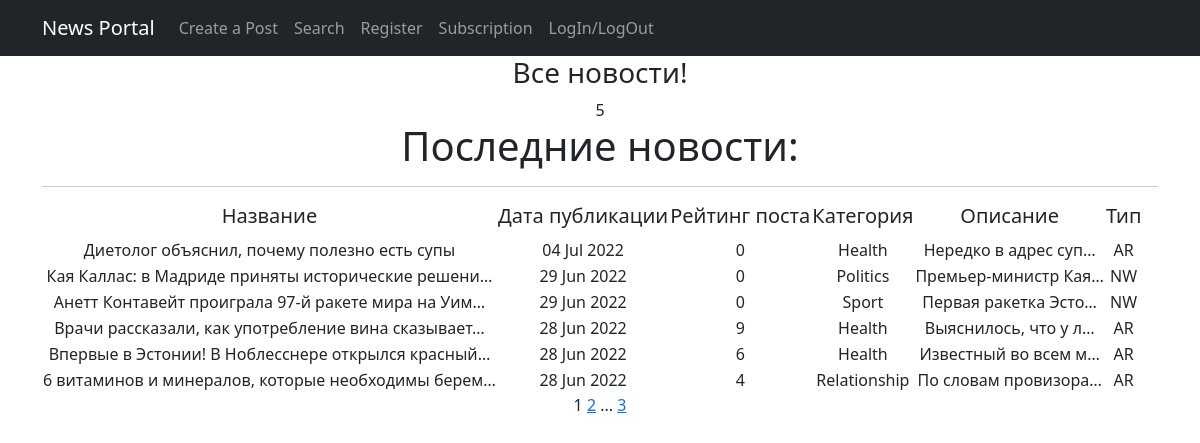
/posts/, run on an earlier commit of the app's database.
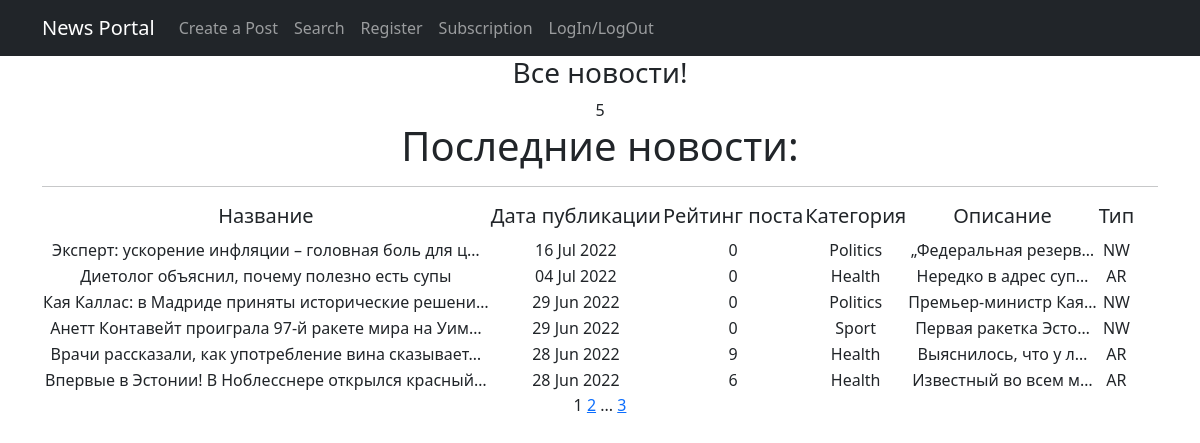
And on a later commit of the database.
### NewsPortal/models.py (models this page shows, shortened)
class Post(models.Model):
    author = models.ForeignKey(Author, on_delete=models.CASCADE)    #публикация имеет связь один к многим, поскольку
    NEWS = 'NW'
    ARTICLE = 'AR'
    CATEGORY_CHOICES = (
        (NEWS, 'Новость'),
        (ARTICLE, 'Статья'),
    )
    category_type = models.CharField(max_length=2, choices=CATEGORY_CHOICES, default=ARTICLE)   #поле категории
    datecreation = models.DateTimeField(auto_now_add=True)  #выбираем свойство сохранения автоматического время создания
    postCategory = models.ManyToManyField(Category, through='PostCategory')     #связь многие к многим, поскольку
    title = models.CharField(max_length=128)    #ставим среднее колисетво символов для названия
    text = models.TextField()   #неограниченное количсество символов для самой новости или статьи
    rating = models.SmallIntegerField(default=0)    #рейтинг статьи по умолчанию 0

class Category(models.Model):
    name = models.CharField(max_length=64, unique=True) #название категории не будет длинным словом,поэтому ставим
    subscribers = models.ManyToManyField(User, through='CategorySubscribers')
    def __str__(self):
        return f'{self.name}'

### NewsPortal/views.py (the view)
# urls.py: path('', PostList.as_view(), name='posts'),
class PostList(ListView):
    model = Post
    ordering = '-datecreation'
    template_name = 'posts.html'
    context_object_name = 'posts'
    paginate_by = 6
    def get_queryset(self):
        queryset = super().get_queryset()
        self.filterset = PostFilter(self.request.GET, queryset)
        return self.filterset.qs
    def get_context_data(self, **kwargs):
        context = super().get_context_data(**kwargs)
        context['news'] = 'posts'
        return context

### NewsPortal/templatetags/custom_tags.py (called while the page is built)
@register.simple_tag(takes_context=True)    # сообщает Django, что для работы тега требуется передать контекст
def url_replace(context, **kwargs):
   d = context['request'].GET.copy()    #нам позволяет скопировать все параметры текущего запроса.
   for k, v in kwargs.items():
       d[k] = v
   return d.urlencode()

### templates/posts.html (shortened to what this page needs)
{% extends 'flatpages/default.html' %}
{% load custom_tags %}
{% block title %}
<h3>Все новости!</h3>
{{ news | length }}
{% endblock title %}
{% block content %}
    <h1>Последние новости:</h1>
   <hr>
   {% if posts %}
       <table>
           <tr>
               <td><h5>Название</h5></td>
               <td><h5>Дата публикации</h5></td>
               <td><h5>Рейтинг поста</h5></td>
               <td><h5>Категория</h5></td>
               <td><h5>Описание</h5></td>
               <td><h5>Тип</h5></td>
           </tr>
           {% for post in posts %}
           <tr>
               <td>{{ post.title|truncatechars:50}}</td>
               <td>{{ post.datecreation|date:'d M Y' }}</td>
               <td>{{ post.rating }}</td>
               <td>{% for cat in post.postCategory.all %}
                            {{cat}}
                    {% endfor %}</td>
               <td>{{ post.text |truncatechars:20  }}</td>
               <td>{{ post.category_type }}</td>
           </tr>
           {% endfor %}
       </table>
   {% else %}
       <h2>Новостей нет!</h2>
   {% endif %}
    {{ page_obj.number }}
   {% if page_obj.has_next %}
       <a href="?{% url_replace page=page_obj.next_page_number %}">{{ page_obj.next_page_number }}</a>
       {% if paginator.num_pages != page_obj.next_page_number %}
           ...
           <a href="?{% url_replace page=page_obj.paginator.num_pages %}">{{ page_obj.paginator.num_pages }}</a>
       {% endif %}
   {% endif %}
{% endblock content %}

What changed in the data, as far as the page shows it:
no longer on this page (row unchanged): Post: title "6 витаминов и минералов, которые необходимы берем…", datecreation "28 Jun 2022", rating "4", text "По словам провизора…", category_type "AR"
no longer on this page (row unchanged): Category: name "Relationship", shown under "6 витаминов и минералов, которые необходимы берем…"
added Post: title "Эксперт: ускорение инфляции – головная боль для ц…", datecreation "16 Jul 2022", rating "0", text "„Федеральная резерв…", category_type "NW", Category (name "Politics")
